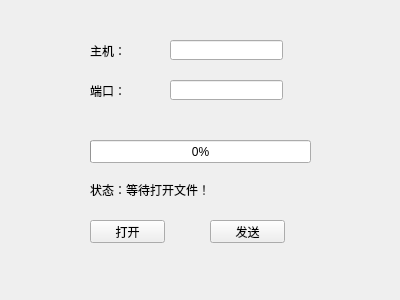
<?xml version="1.0" encoding="UTF-8"?>
<ui version="4.0">
 <class>Widget</class>
 <widget class="QWidget" name="Widget">
  <property name="geometry">
   <rect>
    <x>0</x>
    <y>0</y>
    <width>400</width>
    <height>300</height>
   </rect>
  </property>
  <property name="windowTitle">
   <string>Widget</string>
  </property>
  <widget class="QLabel" name="label">
   <property name="geometry">
    <rect>
     <x>90</x>
     <y>40</y>
     <width>54</width>
     <height>21</height>
    </rect>
   </property>
   <property name="text">
    <string>主机：</string>
   </property>
  </widget>
  <widget class="QLabel" name="label_2">
   <property name="geometry">
    <rect>
     <x>90</x>
     <y>80</y>
     <width>54</width>
     <height>21</height>
    </rect>
   </property>
   <property name="text">
    <string>端口：</string>
   </property>
  </widget>
  <widget class="QLineEdit" name="hostLineEdit">
   <property name="geometry">
    <rect>
     <x>170</x>
     <y>40</y>
     <width>113</width>
     <height>20</height>
    </rect>
   </property>
  </widget>
  <widget class="QLineEdit" name="portLineEdit">
   <property name="geometry">
    <rect>
     <x>170</x>
     <y>80</y>
     <width>113</width>
     <height>20</height>
    </rect>
   </property>
  </widget>
  <widget class="QPushButton" name="openButton">
   <property name="geometry">
    <rect>
     <x>90</x>
     <y>220</y>
     <width>75</width>
     <height>23</height>
    </rect>
   </property>
   <property name="text">
    <string>打开</string>
   </property>
  </widget>
  <widget class="QPushButton" name="sendButton">
   <property name="geometry">
    <rect>
     <x>210</x>
     <y>220</y>
     <width>75</width>
     <height>23</height>
    </rect>
   </property>
   <property name="text">
    <string>发送</string>
   </property>
  </widget>
  <widget class="QLabel" name="clientStatusLabel">
   <property name="geometry">
    <rect>
     <x>90</x>
     <y>169</y>
     <width>191</width>
     <height>41</height>
    </rect>
   </property>
   <property name="text">
    <string>状态：等待打开文件！</string>
   </property>
  </widget>
  <widget class="QProgressBar" name="clientProgressBar">
   <property name="geometry">
    <rect>
     <x>90</x>
     <y>140</y>
     <width>221</width>
     <height>23</height>
    </rect>
   </property>
   <property name="value">
    <number>0</number>
   </property>
  </widget>
 </widget>
 <layoutdefault spacing="6" margin="11"/>
 <resources/>
 <connections/>
</ui>
